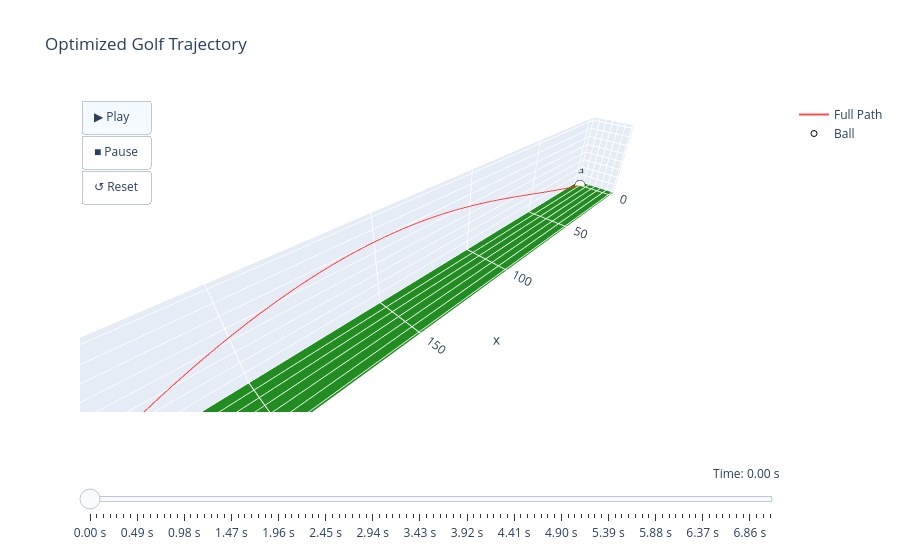

Notebook source saved alongside this figure:
### Code cell
# Animation of the trajectory to inspect the 3D path and the effect of the spin and wind
traj.animate()

### Figure 1 — Plotly figure (JSON) as saved in the notebook; plotly's stock layout.template omitted (floating-point values rounded to 4 significant figures; data arrays with more than 128 entries replaced by an {"elided": "..."} marker saying what was removed)
{"data": [{"customdata": {"elided": "712x6 float values"}, "hovertemplate": "<b>Position:\t</b> %{x:.1f}m %{y:.1f}m %{z:.1f}m<br><b>Velocity:\t</b> %{customdata[0]:.1f}, %{customdata[1]:.1f}, %{customdata[2]:.1f} m/s<br><b>Spin:\t</b> %{customdata[3]:.1f}, %{customdata[4]:.1f}, %{customdata[5]:.1f} rad/s<br><extra></extra>", "line": {"color": "rgba(255, 0, 0, 0.7)", "width": 2}, "mode": "lines", "name": "Full Path", "type": "scatter3d", "x": {"elided": "712 float values"}, "y": {"elided": "712 float values"}, "z": {"elided": "712 float values"}}, {"marker": {"color": "white", "line": {"color": "black", "width": 1}, "size": 6}, "mode": "markers+text", "name": "Ball", "text": ["Ball"], "type": "scatter3d", "x": [0], "y": [0], "z": [0]}], "layout": {"scene": {"aspectmode": "data", "xaxis": {"range": [-5, 273.9]}, "yaxis": {"range": [-5, 26.02]}, "zaxis": {"backgroundcolor": "rgb(34, 139, 34)", "range": [0, 41.69]}}, "sliders": [{"active": 0, "currentvalue": {"prefix": "Time: ", "visible": true, "xanchor": "right"}, "pad": {"b": 10, "t": 50}, "steps": [{"args": [["0"], {"frame": {"duration": 0, "redraw": true}, "mode": "immediate", "transition": {"duration": 0}}], "label": "0.00 s", "method": "animate"}, {"args": [["7"], {"frame": {"duration": 0, "redraw": true}, "mode": "immediate", "transition": {"duration": 0}}], "label": "0.07 s", "method": "animate"}, {"args": [["14"], {"frame": {"duration": 0, "redraw": true}, "mode": "immediate", "transition": {"duration": 0}}], "label": "0.14 s", "method": "animate"}, {"args": [["21"], {"frame": {"duration": 0, "redraw": true}, "mode": "immediate", "transition": {"duration": 0}}], "label": "0.21 s", "method": "animate"}, {"args": [["28"], {"frame": {"duration": 0, "redraw": true}, "mode": "immediate", "transition": {"duration": 0}}], "label": "0.28 s", "method": "animate"}, {"args": [["35"], {"frame": {"duration": 0, "redraw": true}, "mode": "immediate", "transition": {"duration": 0}}], "label": "0.35 s", "method": "animate"}, {"args": [["42"], {"frame": {"duration": 0, "redraw": true}, "mode": "immediate", "transition": {"duration": 0}}], "label": "0.42 s", "method": "animate"}, {"args": [["49"], {"frame": {"duration": 0, "redraw": true}, "mode": "immediate", "transition": {"duration": 0}}], "label": "0.49 s", "method": "animate"}, {"args": [["56"], {"frame": {"duration": 0, "redraw": true}, "mode": "immediate", "transition": {"duration": 0}}], "label": "0.56 s", "method": "animate"}, {"args": [["63"], {"frame": {"duration": 0, "redraw": true}, "mode": "immediate", "transition": {"duration": 0}}], "label": "0.63 s", "method": "animate"}, {"args": [["70"], {"frame": {"duration": 0, "redraw": true}, "mode": "immediate", "transition": {"duration": 0}}], "label": "0.70 s", "method": "animate"}, {"args": [["77"], {"frame": {"duration": 0, "redraw": true}, "mode": "immediate", "transition": {"duration": 0}}], "label": "0.77 s", "method": "animate"}, {"args": [["84"], {"frame": {"duration": 0, "redraw": true}, "mode": "immediate", "transition": {"duration": 0}}], "label": "0.84 s", "method": "animate"}, {"args": [["91"], {"frame": {"duration": 0, "redraw": true}, "mode": "immediate", "transition": {"duration": 0}}], "label": "0.91 s", "method": "animate"}, {"args": [["98"], {"frame": {"duration": 0, "redraw": true}, "mode": "immediate", "transition": {"duration": 0}}], "label": "0.98 s", "method": "animate"}, {"args": [["105"], {"frame": {"duration": 0, "redraw": true}, "mode": "immediate", "transition": {"duration": 0}}], "label": "1.05 s", "method": "animate"}, {"args": [["112"], {"frame": {"duration": 0, "redraw": true}, "mode": "immediate", "transition": {"duration": 0}}], "label": "1.12 s", "method": "animate"}, {"args": [["119"], {"frame": {"duration": 0, "redraw": true}, "mode": "immediate", "transition": {"duration": 0}}], "label": "1.19 s", "method": "animate"}, {"args": [["126"], {"frame": {"duration": 0, "redraw": true}, "mode": "immediate", "transition": {"duration": 0}}], "label": "1.26 s", "method": "animate"}, {"args": [["133"], {"frame": {"duration": 0, "redraw": true}, "mode": "immediate", "transition": {"duration": 0}}], "label": "1.33 s", "method": "animate"}, {"args": [["140"], {"frame": {"duration": 0, "redraw": true}, "mode": "immediate", "transition": {"duration": 0}}], "label": "1.40 s", "method": "animate"}, {"args": [["147"], {"frame": {"duration": 0, "redraw": true}, "mode": "immediate", "transition": {"duration": 0}}], "label": "1.47 s", "method": "animate"}, {"args": [["154"], {"frame": {"duration": 0, "redraw": true}, "mode": "immediate", "transition": {"duration": 0}}], "label": "1.54 s", "method": "animate"}, {"args": [["161"], {"frame": {"duration": 0, "redraw": true}, "mode": "immediate", "transition": {"duration": 0}}], "label": "1.61 s", "method": "animate"}, {"args": [["168"], {"frame": {"duration": 0, "redraw": true}, "mode": "immediate", "transition": {"duration": 0}}], "label": "1.68 s", "method": "animate"}, {"args": [["175"], {"frame": {"duration": 0, "redraw": true}, "mode": "immediate", "transition": {"duration": 0}}], "label": "1.75 s", "method": "animate"}, {"args": [["182"], {"frame": {"duration": 0, "redraw": true}, "mode": "immediate", "transition": {"duration": 0}}], "label": "1.82 s", "method": "animate"}, {"args": [["189"], {"frame": {"duration": 0, "redraw": true}, "mode": "immediate", "transition": {"duration": 0}}], "label": "1.89 s", "method": "animate"}, {"args": [["196"], {"frame": {"duration": 0, "redraw": true}, "mode": "immediate", "transition": {"duration": 0}}], "label": "1.96 s", "method": "animate"}, {"args": [["203"], {"frame": {"duration": 0, "redraw": true}, "mode": "immediate", "transition": {"duration": 0}}], "label": "2.03 s", "method": "animate"}, {"args": [["210"], {"frame": {"duration": 0, "redraw": true}, "mode": "immediate", "transition": {"duration": 0}}], "label": "2.10 s", "method": "animate"}, {"args": [["217"], {"frame": {"duration": 0, "redraw": true}, "mode": "immediate", "transition": {"duration": 0}}], "label": "2.17 s", "method": "animate"}, {"args": [["224"], {"frame": {"duration": 0, "redraw": true}, "mode": "immediate", "transition": {"duration": 0}}], "label": "2.24 s", "method": "animate"}, {"args": [["231"], {"frame": {"duration": 0, "redraw": true}, "mode": "immediate", "transition": {"duration": 0}}], "label": "2.31 s", "method": "animate"}, {"args": [["238"], {"frame": {"duration": 0, "redraw": true}, "mode": "immediate", "transition": {"duration": 0}}], "label": "2.38 s", "method": "animate"}, {"args": [["245"], {"frame": {"duration": 0, "redraw": true}, "mode": "immediate", "transition": {"duration": 0}}], "label": "2.45 s", "method": "animate"}, {"args": [["252"], {"frame": {"duration": 0, "redraw": true}, "mode": "immediate", "transition": {"duration": 0}}], "label": "2.52 s", "method": "animate"}, {"args": [["259"], {"frame": {"duration": 0, "redraw": true}, "mode": "immediate", "transition": {"duration": 0}}], "label": "2.59 s", "method": "animate"}, {"args": [["266"], {"frame": {"duration": 0, "redraw": true}, "mode": "immediate", "transition": {"duration": 0}}], "label": "2.66 s", "method": "animate"}, {"args": [["273"], {"frame": {"duration": 0, "redraw": true}, "mode": "immediate", "transition": {"duration": 0}}], "label": "2.73 s", "method": "animate"}, {"args": [["280"], {"frame": {"duration": 0, "redraw": true}, "mode": "immediate", "transition": {"duration": 0}}], "label": "2.80 s", "method": "animate"}, {"args": [["287"], {"frame": {"duration": 0, "redraw": true}, "mode": "immediate", "transition": {"duration": 0}}], "label": "2.87 s", "method": "animate"}, {"args": [["294"], {"frame": {"duration": 0, "redraw": true}, "mode": "immediate", "transition": {"duration": 0}}], "label": "2.94 s", "method": "animate"}, {"args": [["301"], {"frame": {"duration": 0, "redraw": true}, "mode": "immediate", "transition": {"duration": 0}}], "label": "3.01 s", "method": "animate"}, {"args": [["308"], {"frame": {"duration": 0, "redraw": true}, "mode": "immediate", "transition": {"duration": 0}}], "label": "3.08 s", "method": "animate"}, {"args": [["315"], {"frame": {"duration": 0, "redraw": true}, "mode": "immediate", "transition": {"duration": 0}}], "label": "3.15 s", "method": "animate"}, {"args": [["322"], {"frame": {"duration": 0, "redraw": true}, "mode": "immediate", "transition": {"duration": 0}}], "label": "3.22 s", "method": "animate"}, {"args": [["329"], {"frame": {"duration": 0, "redraw": true}, "mode": "immediate", "transition": {"duration": 0}}], "label": "3.29 s", "method": "animate"}, {"args": [["336"], {"frame": {"duration": 0, "redraw": true}, "mode": "immediate", "transition": {"duration": 0}}], "label": "3.36 s", "method": "animate"}, {"args": [["343"], {"frame": {"duration": 0, "redraw": true}, "mode": "immediate", "transition": {"duration": 0}}], "label": "3.43 s", "method": "animate"}, {"args": [["350"], {"frame": {"duration": 0, "redraw": true}, "mode": "immediate", "transition": {"duration": 0}}], "label": "3.50 s", "method": "animate"}, {"args": [["357"], {"frame": {"duration": 0, "redraw": true}, "mode": "immediate", "transition": {"duration": 0}}], "label": "3.57 s", "method": "animate"}, {"args": [["364"], {"frame": {"duration": 0, "redraw": true}, "mode": "immediate", "transition": {"duration": 0}}], "label": "3.64 s", "method": "animate"}, {"args": [["371"], {"frame": {"duration": 0, "redraw": true}, "mode": "immediate", "transition": {"duration": 0}}], "label": "3.71 s", "method": "animate"}, {"args": [["378"], {"frame": {"duration": 0, "redraw": true}, "mode": "immediate", "transition": {"duration": 0}}], "label": "3.78 s", "method": "animate"}, {"args": [["385"], {"frame": {"duration": 0, "redraw": true}, "mode": "immediate", "transition": {"duration": 0}}], "label": "3.85 s", "method": "animate"}, {"args": [["392"], {"frame": {"duration": 0, "redraw": true}, "mode": "immediate", "transition": {"duration": 0}}], "label": "3.92 s", "method": "animate"}, {"args": [["399"], {"frame": {"duration": 0, "redraw": true}, "mode": "immediate", "transition": {"duration": 0}}], "label": "3.99 s", "method": "animate"}, {"args": [["406"], {"frame": {"duration": 0, "redraw": true}, "mode": "immediate", "transition": {"duration": 0}}], "label": "4.06 s", "method": "animate"}, {"args": [["413"], {"frame": {"duration": 0, "redraw": true}, "mode": "immediate", "transition": {"duration": 0}}], "label": "4.13 s", "method": "animate"}, {"args": [["420"], {"frame": {"duration": 0, "redraw": true}, "mode": "immediate", "transition": {"duration": 0}}], "label": "4.20 s", "method": "animate"}, {"args": [["427"], {"frame": {"duration": 0, "redraw": true}, "mode": "immediate", "transition": {"duration": 0}}], "label": "4.27 s", "method": "animate"}, {"args": [["434"], {"frame": {"duration": 0, "redraw": true}, "mode": "immediate", "transition": {"duration": 0}}], "label": "4.34 s", "method": "animate"}, {"args": [["441"], {"frame": {"duration": 0, "redraw": true}, "mode": "immediate", "transition": {"duration": 0}}], "label": "4.41 s", "method": "animate"}, {"args": [["448"], {"frame": {"duration": 0, "redraw": true}, "mode": "immediate", "transition": {"duration": 0}}], "label": "4.48 s", "method": "animate"}, {"args": [["455"], {"frame": {"duration": 0, "redraw": true}, "mode": "immediate", "transition": {"duration": 0}}], "label": "4.55 s", "method": "animate"}, {"args": [["462"], {"frame": {"duration": 0, "redraw": true}, "mode": "immediate", "transition": {"duration": 0}}], "label": "4.62 s", "method": "animate"}, {"args": [["469"], {"frame": {"duration": 0, "redraw": true}, "mode": "immediate", "transition": {"duration": 0}}], "label": "4.69 s", "method": "animate"}, {"args": [["476"], {"frame": {"duration": 0, "redraw": true}, "mode": "immediate", "transition": {"duration": 0}}], "label": "4.76 s", "method": "animate"}, {"args": [["483"], {"frame": {"duration": 0, "redraw": true}, "mode": "immediate", "transition": {"duration": 0}}], "label": "4.83 s", "method": "animate"}, {"args": [["490"], {"frame": {"duration": 0, "redraw": true}, "mode": "immediate", "transition": {"duration": 0}}], "label": "4.90 s", "method": "animate"}, {"args": [["497"], {"frame": {"duration": 0, "redraw": true}, "mode": "immediate", "transition": {"duration": 0}}], "label": "4.97 s", "method": "animate"}, {"args": [["504"], {"frame": {"duration": 0, "redraw": true}, "mode": "immediate", "transition": {"duration": 0}}], "label": "5.04 s", "method": "animate"}, {"args": [["511"], {"frame": {"duration": 0, "redraw": true}, "mode": "immediate", "transition": {"duration": 0}}], "label": "5.11 s", "method": "animate"}, {"args": [["518"], {"frame": {"duration": 0, "redraw": true}, "mode": "immediate", "transition": {"duration": 0}}], "label": "5.18 s", "method": "animate"}, {"args": [["525"], {"frame": {"duration": 0, "redraw": true}, "mode": "immediate", "transition": {"duration": 0}}], "label": "5.25 s", "method": "animate"}, {"args": [["532"], {"frame": {"duration": 0, "redraw": true}, "mode": "immediate", "transition": {"duration": 0}}], "label": "5.32 s", "method": "animate"}, {"args": [["539"], {"frame": {"duration": 0, "redraw": true}, "mode": "immediate", "transition": {"duration": 0}}], "label": "5.39 s", "method": "animate"}, {"args": [["546"], {"frame": {"duration": 0, "redraw": true}, "mode": "immediate", "transition": {"duration": 0}}], "label": "5.46 s", "method": "animate"}, {"args": [["553"], {"frame": {"duration": 0, "redraw": true}, "mode": "immediate", "transition": {"duration": 0}}], "label": "5.53 s", "method": "animate"}, {"args": [["560"], {"frame": {"duration": 0, "redraw": true}, "mode": "immediate", "transition": {"duration": 0}}], "label": "5.60 s", "method": "animate"}, {"args": [["567"], {"frame": {"duration": 0, "redraw": true}, "mode": "immediate", "transition": {"duration": 0}}], "label": "5.67 s", "method": "animate"}, {"args": [["574"], {"frame": {"duration": 0, "redraw": true}, "mode": "immediate", "transition": {"duration": 0}}], "label": "5.74 s", "method": "animate"}, {"args": [["581"], {"frame": {"duration": 0, "redraw": true}, "mode": "immediate", "transition": {"duration": 0}}], "label": "5.81 s", "method": "animate"}, {"args": [["588"], {"frame": {"duration": 0, "redraw": true}, "mode": "immediate", "transition": {"duration": 0}}], "label": "5.88 s", "method": "animate"}, {"args": [["595"], {"frame": {"duration": 0, "redraw": true}, "mode": "immediate", "transition": {"duration": 0}}], "label": "5.95 s", "method": "animate"}, {"args": [["602"], {"frame": {"duration": 0, "redraw": true}, "mode": "immediate", "transition": {"duration": 0}}], "label": "6.02 s", "method": "animate"}, {"args": [["609"], {"frame": {"duration": 0, "redraw": true}, "mode": "immediate", "transition": {"duration": 0}}], "label": "6.09 s", "method": "animate"}, {"args": [["616"], {"frame": {"duration": 0, "redraw": true}, "mode": "immediate", "transition": {"duration": 0}}], "label": "6.16 s", "method": "animate"}, {"args": [["623"], {"frame": {"duration": 0, "redraw": true}, "mode": "immediate", "transition": {"duration": 0}}], "label": "6.23 s", "method": "animate"}, {"args": [["630"], {"frame": {"duration": 0, "redraw": true}, "mode": "immediate", "transition": {"duration": 0}}], "label": "6.30 s", "method": "animate"}, {"args": [["637"], {"frame": {"duration": 0, "redraw": true}, "mode": "immediate", "transition": {"duration": 0}}], "label": "6.37 s", "method": "animate"}, {"args": [["644"], {"frame": {"duration": 0, "redraw": true}, "mode": "immediate", "transition": {"duration": 0}}], "label": "6.44 s", "method": "animate"}, {"args": [["651"], {"frame": {"duration": 0, "redraw": true}, "mode": "immediate", "transition": {"duration": 0}}], "label": "6.51 s", "method": "animate"}, {"args": [["658"], {"frame": {"duration": 0, "redraw": true}, "mode": "immediate", "transition": {"duration": 0}}], "label": "6.58 s", "method": "animate"}, {"args": [["665"], {"frame": {"duration": 0, "redraw": true}, "mode": "immediate", "transition": {"duration": 0}}], "label": "6.65 s", "method": "animate"}, {"args": [["672"], {"frame": {"duration": 0, "redraw": true}, "mode": "immediate", "transition": {"duration": 0}}], "label": "6.72 s", "method": "animate"}, {"args": [["679"], {"frame": {"duration": 0, "redraw": true}, "mode": "immediate", "transition": {"duration": 0}}], "label": "6.79 s", "method": "animate"}, {"args": [["686"], {"frame": {"duration": 0, "redraw": true}, "mode": "immediate", "transition": {"duration": 0}}], "label": "6.86 s", "method": "animate"}, {"args": [["693"], {"frame": {"duration": 0, "redraw": true}, "mode": "immediate", "transition": {"duration": 0}}], "label": "6.93 s", "method": "animate"}, {"args": [["700"], {"frame": {"duration": 0, "redraw": true}, "mode": "immediate", "transition": {"duration": 0}}], "label": "7.00 s", "method": "animate"}, {"args": [["707"], {"frame": {"duration": 0, "redraw": true}, "mode": "immediate", "transition": {"duration": 0}}], "label": "7.07 s", "method": "animate"}]}], "title": {"text": "Optimized Golf Trajectory"}, "updatemenus": [{"buttons": [{"args": [null, {"frame": {"duration": 63.0, "redraw": true}, "fromcurrent": true, "mode": "immediate", "transition": {"duration": 0}}], "label": "▶ Play", "method": "animate"}, {"args": [[null], {"frame": {"duration": 0, "redraw": true}, "mode": "immediate", "transition": {"duration": 0}}], "label": "■ Pause", "method": "animate"}, {"args": [["0"], {"frame": {"duration": 0, "redraw": true}, "mode": "immediate", "transition": {"duration": 0}}], "label": "↺ Reset", "method": "animate"}], "showactive": true, "type": "buttons", "x": 0.1, "xanchor": "right", "y": 1, "yanchor": "top"}]}}
